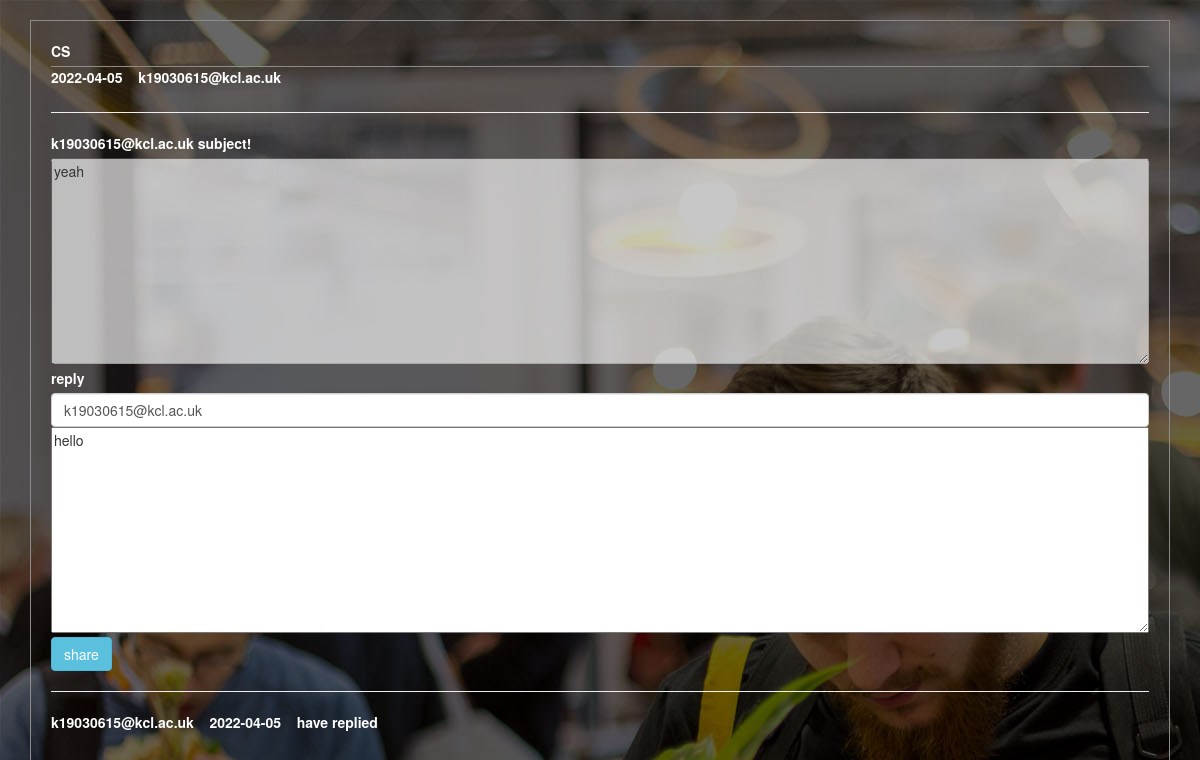
The page /admin_detail?rid=3 (signed in) on the database its author committed.
### smart/models.py (models this page shows, shortened)
class MainRequest(models.Model):
    subject = models.CharField(verbose_name='subject', blank=True, null=True, max_length=200, default="")
    descrition = models.CharField(verbose_name='descrition', blank=True, null=True, max_length=5200, default="")
    priority = models.CharField(verbose_name='priority', blank=True, null=True, max_length=200, default="")
    user = models.ForeignKey(UserProfile, verbose_name="user", on_delete=models.CASCADE, related_name="main")
    reply_user = models.ForeignKey(UserProfile, verbose_name="reply_user", on_delete=models.CASCADE, related_name="reply", blank=True, null=True)
    reply_content = models.CharField(verbose_name='reply_content', blank=True, null=True, max_length=200, default="")
    class Meta:
        ordering = ['-id']
        verbose_name = 'MainRequest'
        verbose_name_plural = verbose_name

### accounts/models.py (models this page shows, shortened)
class UserProfile(AbstractUser):
    mpassword = models.CharField(verbose_name='password', blank=True, null=True, max_length=200, default="")
    email = models.CharField(verbose_name='email', blank=True, null=True, max_length=200, default="")
    is_teacher = models.BooleanField(verbose_name='is teacher?', default=False)
    have_active = models.BooleanField(verbose_name='is active?', default=False)
    class Meta:
        ordering = ['-id']
        verbose_name = 'user manage'
        verbose_name_plural = verbose_name

### smart/views.py (the view, shortened to what this page needs)
# urls.py: url(r"^admin_detail$", admin_detail, name="admin_detail"),
@login_required
def admin_detail(request):
    try:
        user = request.user
        if request.method == "GET":
            now_date = time.strftime("%Y-%m-%d", time.localtime())
            mid = request.GET.get("rid", "")
            if len(mid) == 0:
                msg = "no rid"
                return render(request, "error.html", locals())
            mainReq = MainRequest.objects.filter(id=mid)
            if len(mainReq) == 0:
                msg = "no request info"
                return render(request, "error.html", locals())
            mainReq = mainReq[0]
            return render(request, "admin_detail.html", locals())
    except Exception as e:
        print(e)
        msg = "SystemError"
        return render(request, "error.html", locals())

### templates/admin_detail.html (shortened to what this page needs)
<!DOCTYPE html>
<html>
<head>
	<link rel="stylesheet" href="/static/css/bootstrap.min.css" />
</head>
<body style="background: url('/static/img/bg2.jpg');">
	<div class="container">
		<form action="/admin_detail" method="post" style="border: 1px solid #8e8b8b;padding: 20px;margin-top: 20px;">
			<fieldset>
				<div class="form-group">
					<label>{{ mainReq.subject }}</label>
					<div style="display: flex;border-top: 1px solid #8e8b8b;">
						<label>{{ now_date }}</label>&nbsp;&nbsp;&nbsp;&nbsp;<label>{{ mainReq.user.username }}</label>
					</div>
				</div>
				<hr>
				<div class="form-group">
                    <label>{{ mainReq.user.username }} subject!</label></br>
                    <textarea name="studescrition" id="descrition" style="width: 100%;" rows="10" disabled>{{ mainReq.descrition }}</textarea>
                    <label>reply</label></br>
                    <input type="text" class="form-control" name="" placeholder="to:" value="{{ mainReq.user.username }}"/>
                    <textarea placeholder="input your reply" name="reply" id="descrition" style="width: 100%;" rows="10">{{ mainReq.reply_content }}</textarea>
					<button class="btn-info btn">share</button>
				</div>
                <div class="form-group">
					<hr>
                    {% if mainReq.reply_content %}
                        <div style="display: flex;">
                            <label>{{ mainReq.reply_user.username }}</label>&nbsp;&nbsp;&nbsp;&nbsp;<label>{{ now_date }}</label> &nbsp;&nbsp;&nbsp;&nbsp;<label>have replied</label>
                        </div>
                    {% else %}
                        <div style="display: flex;">
                            <button type="submit">reply<button>
                        </div>
                    {% endif %}
                </div>
			</fieldset>
		</form>
	</div>
</body>
</html>

### templates/admin_detail.html (style rules this page uses)
label { display: inline-block; max-width: 100%; margin-bottom: 5px; font-weight: 700; color: #fff; }

### rows shown on the page
MainRequest: subject "CS", user.username "k19030615@kcl.ac.uk", studescrition "yeah", reply "hello", reply_user.username "k19030615@kcl.ac.uk"

### other values the page prints
{{ now_date }} "2022-04-05"
